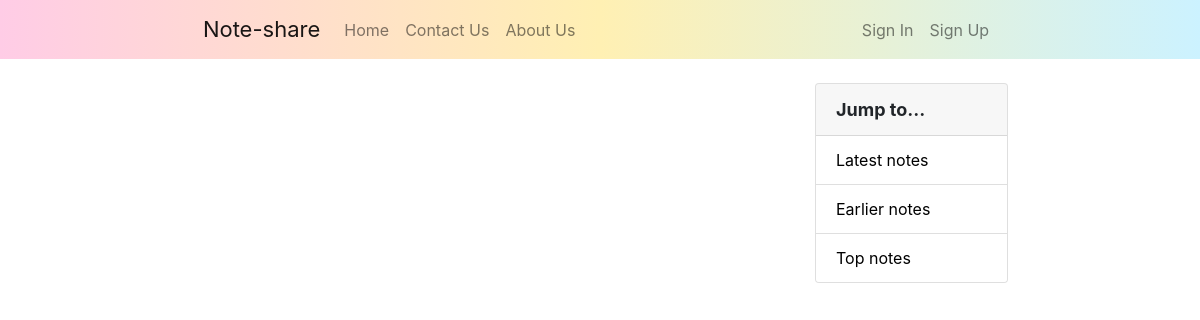
Page /home on the earlier database version.
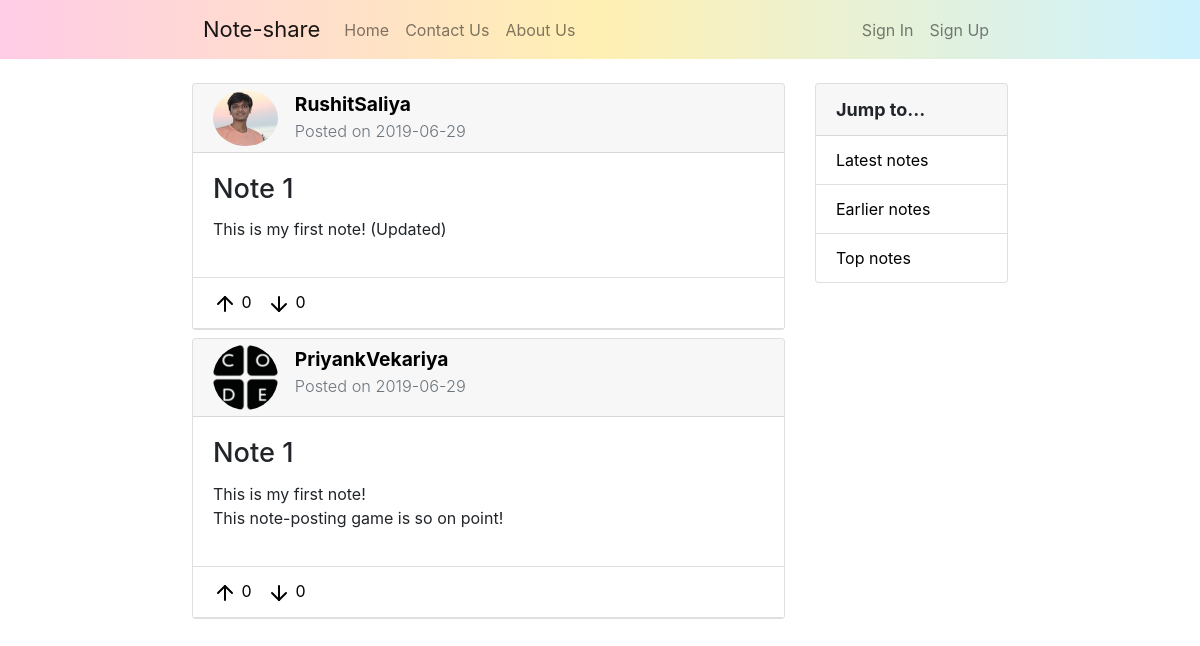
Same page on the later database version.
### noteshare/models.py (models this page shows, shortened)
class Note(db.Model):
    id = db.Column(db.Integer, primary_key=True)
    title = db.Column(db.String(100), nullable=False)
    date_posted = db.Column(db.DateTime, nullable=False, default=datetime.utcnow)
    content = db.Column(db.Text, nullable=False)
    content_image = db.Column(db.String(20), nullable=True)
    ups = db.Column(db.Integer, nullable=False, default=0)
    downs = db.Column(db.Integer, nullable=False, default=0)
    user_id = db.Column(db.Integer, db.ForeignKey('user.id'), nullable=False)

class User(db.Model, UserMixin):
    id = db.Column(db.Integer, primary_key=True)
    username = db.Column(db.String(20), unique=True, nullable=False)
    email = db.Column(db.String(100), unique=True, nullable=False)
    image_file = db.Column(db.String(20), nullable=False, default='default.jpg')
    password = db.Column(db.String(50), nullable=False)
    notes = db.relationship('Note', backref='author', lazy=True)

### noteshare/routes.py (the view)
@app.route('/')
@app.route('/home')
def home():
    notes = Note.query.all()
    return render_template('home.html', title='Home', notes=notes)

### noteshare/templates/home.html
{% extends "layout.html" %}
{% block content %}
    <div class="col-md-8 col-pl-16">
        {% for note in notes %}
            <div class="card mb-md-2">
                <div class="card-header card-custom-header">
                    <a class="anchor-note-update" href="{{ url_for('note', note_id=note.id) }}">
                        <div class="row">
                            <div class="col-md-2 pr-md-0">
                                <div class="note-header">
                                    <img class="rounded-circle note-author-img" src="{{ url_for('static', filename='Profile-pictures/' + note.author.image_file) }}" alt="Author's Profile-photo">
                                </div>
                            </div>
                            <div class="col-md-10 pl-md-0">
                                <div class="note-header">
                                    <strong>{{ note.author.username }}</strong><br/>
                                    <div  class="text-muted" style="font-size: 85%;">
                                        Posted on {{ note.date_posted.strftime('%Y-%m-%d') }}
                                    </div>
                                </div>
                            </div>
                        </div>
                    </a>
                </div>
                <div class="card-body">
                    <h5 class="card-title note-title">{{ note.title }}</h5>
                    <p style="white-space: pre-line;">{{ note.content }}</p>
                </div>
                <div class="card-header note-action">
                    <a class="note-action-btn" href="#"><img src="{{ url_for('static', filename='Icons/arrow-up.svg') }}" alt="Like"> 0 </a>
                    <a class="note-action-btn" href="#"><img src="{{ url_for('static', filename='Icons/arrow-down.svg') }}" alt="Dislike"> 0 </a>
                </div>
            </div>
        {% endfor %}
    </div>
    <div class="col-md-4 col-pr-16">
        <div class="card">
                <div class="card-header" style="font-size: 18px;"><strong>Jump to...</strong></div>
                <ul class="list-group list-group-flush">
                    <li class="list-group-item"><a href="#" class="sidebar-link">Latest notes</a></li>
                    <li class="list-group-item"><a href="#" class="sidebar-link">Earlier notes</a></li>
                    <li class="list-group-item"><a href="#" class="sidebar-link">Top notes</a></li>
                </ul>
        </div>
    </div>
{% endblock content %}

### noteshare/templates/layout.html (shortened to what this page needs)
<!DOCTYPE html>
<html>
    <head>
        <link rel="stylesheet" type="text/css" href="{{ url_for('static', filename='Bootstrap-4/css/bootstrap-grid.min.css') }}">
        <link rel="stylesheet" type="text/css" href="{{ url_for('static', filename='Bootstrap-4/css/bootstrap.min.css') }}">
        <link rel="stylesheet" type="text/css" href="{{ url_for('static', filename='stylesheet.css') }}">
    </head>
    <body>
        <div class="container-fluid">
            <div class="row">
                <nav class="navbar navbar-expand-md navbar-light bg-light">
                    <a class="navbar-brand margin-left" href="{{ url_for('home') }}">Note-share</a>
                    <div class="navbar-collapse collapse w-100 order-1 order-md-0 dual-collapse2">
                        <ul class="navbar-nav mr-auto">
                            <li class="nav-item">
                                <a class="nav-link" href="{{ url_for('home') }}">Home</a>
                            </li>
                            <li class="nav-item">
                                <a class="nav-link" href="#">Contact Us</a>
                            </li>
                            <li class="nav-item">
                                <a class="nav-link" href="#">About Us</a>
                            </li>
                        </ul>
                    </div>
                    <div class="navbar-collapse collapse w-100 order-3 dual-collapse2 margin-right">
                        <ul class="navbar-nav ml-auto">
                            {% if current_user.is_authenticated %}
                            <li class="nav-item">
                                    <a class="nav-link" href="{{ url_for('new_note') }}">New Note</a>
                                </li>
                                <li class="nav-item">
                                    <a class="nav-link" href="{{ url_for('account') }}">Account</a>
                                </li>
                                <li class="nav-item">
                                    <a class="nav-link" href="{{ url_for('logout') }}">Logout</a>
                                </li>
                            {% else %}
                                <li class="nav-item">
                                    <a class="nav-link" href="{{ url_for('login') }}">Sign In</a>
                                </li>
                                <li class="nav-item">
                                    <a class="nav-link" href="{{ url_for('register') }}">Sign Up</a>
                                </li>
                            {% endif %}
                        </ul>
                    </div>
                </nav>
            </div>
            <div class="row">
                <div class="col-md-8 col-pl-16">
                </div>
                {% block content %}{% endblock %}
            </div>
        </div>
    </body>
</html>

### noteshare/static/stylesheet.css (style rules this page uses)
.navbar.bg-light { width: 100%; background: linear-gradient(to right, #ffcce6, #fff0b3, #ccf2ff)!important; }
.navbar-light .navbar-brand, .navbar-light .navbar-nav .active>.nav-link, .navbar-light .navbar-nav .nav-link:focus { font-size: 16px; }
.navbar-light .navbar-brand { font-size: 22px; }
.navbar-light .margin-left { padding-left: 16%; }
.note-action { border-top: 1px solid rgba(0,0,0,.125); background-color: #fff; }
.card-title { font-size: 16px; }
.note-action-btn, .note-action-btn:hover { margin-right: 2%; text-decoration: none; color: #000; }
.margin-right { padding-right: 16%; }
.col-pl-16 { padding-top: 1%; padding-left: 16%; }
.col-pr-16 { padding-top: 1%; padding-right: 16%; }
.sidebar-link { text-decoration: none; color: #000; }
.card-custom-header { padding-top: 1%; padding-bottom: 1%; }
.note-header { font-size: 120%; font-weight: 350; }
.note-title { font-size: 170%; font-weight: 500; }
.note-author-img { object-fit: cover; height: 80%; width: 80%; }
.anchor-note-update { text-decoration: none; color: #000; }

Differences in the rows shown:
added Note: image_file (picture), author.username "RushitSaliya", date_posted "2019-06-29", title "Note 1", content "This is my first note! (Updated)"
added Note: image_file (placeholder picture), author.username "PriyankVekariya", date_posted "2019-06-29", title "Note 1", content "This is my first note! This note-posting game is so on point!"
